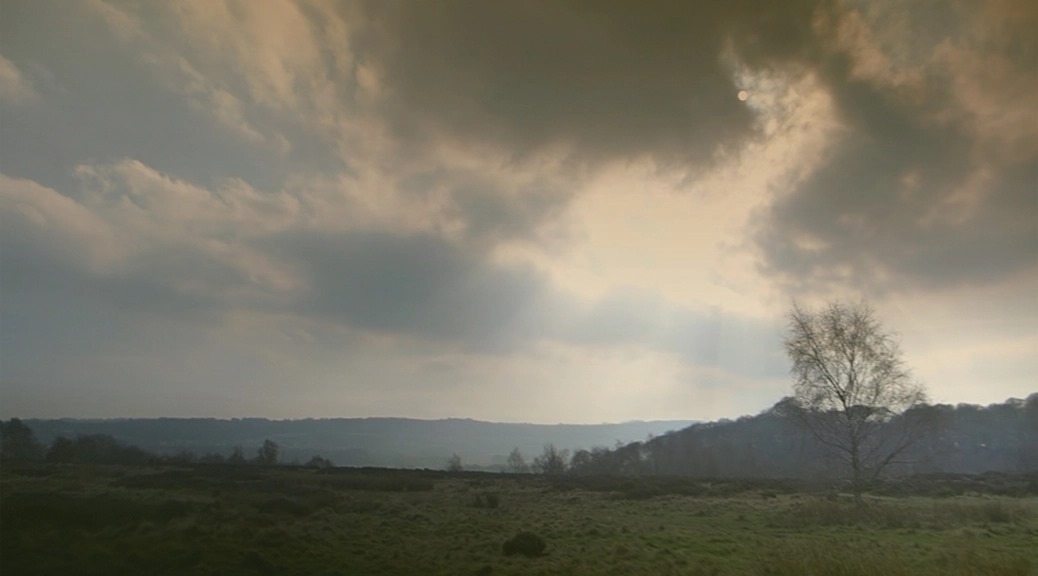
#> input picture Contrast_Enhancement/degraded.jpg, 1038 x 576 px
$ jupyter execute CE.ipynb
#> lines starting #> are read from the running program, lines starting #| are printed output that depends on the picture
[cell 1]
import numpy as np
import matplotlib.pyplot as plt
import cv2
from skimage import exposure as ex

[cell 2]
def he(img):
    # Check if the image is grayscale
    if len(img.shape) == 2:
        # Apply histogram equalization to the grayscale image
        outImg = ex.equalize_hist(img) * 255
    elif len(img.shape) == 3:
        # Apply histogram equalization to each RGB channel
        outImg = np.zeros_like(img, dtype=np.float32)
        for channel in range(img.shape[2]):
            outImg[:, :, channel] = ex.equalize_hist(img[:, :, channel]) * 255

    # Ensure pixel values are within the valid range [0, 255]
    outImg = np.clip(outImg, 0, 255)
    return outImg.astype(np.uint8)

[cell 3]
def main():
    # Load the image using OpenCV
    img_name = r"degraded.jpg"
    img = cv2.imread(img_name)
#> img is the input picture: shape (576, 1038, 3); mean B, G, R 101.8, 116.7, 120.7
    img = cv2.cvtColor(img, cv2.COLOR_BGR2RGB)  # Convert from BGR to RGB for displaying

    # Display the original image
    plt.title("Original Image")
    plt.imshow(img)
    plt.axis('off')
    plt.show()

    # Apply histogram equalization
    result = he(img)
#> after the loop in he, `for channel in range(img.shape[2]):`:
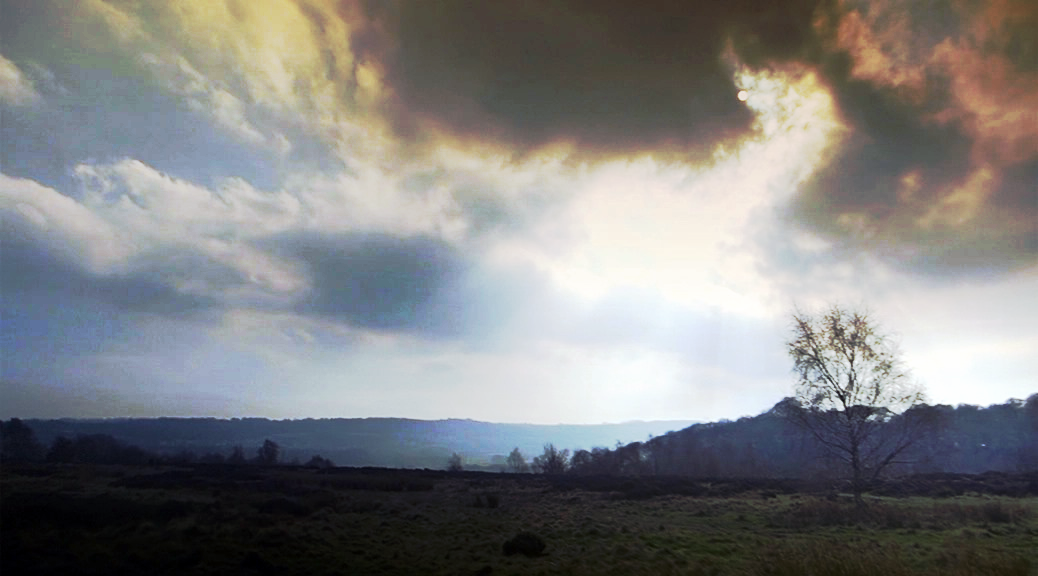
#> outImg: shape (576, 1038, 3) float32; mean R, G, B 128.3, 128.4, 128.6
#> in he, `return outImg.astype(np.uint8)`:
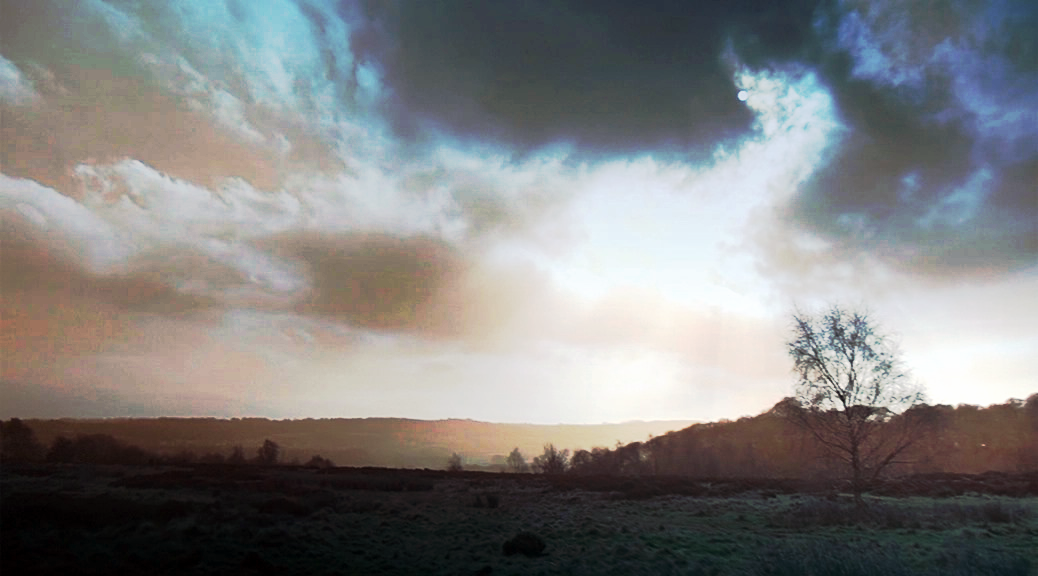
#> returned value: shape (576, 1038, 3); mean of channels 0, 1, 2 127.8, 128, 128; drawn as B, G, R

    # Display the processed image
    plt.title("Processed Image")
    plt.imshow(result)
    plt.axis('off')
    plt.show()

if __name__ == '__main__':
    main()
